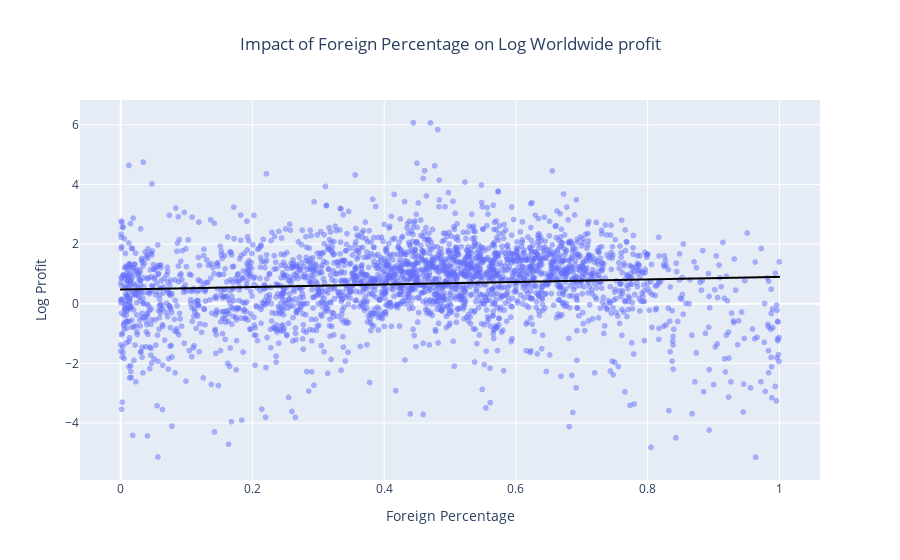

Write notebook code for a chart like this one.
### Code cell
df_profitabilty = df.copy(deep=True)

df_profitabilty = df_profitabilty.rename(columns={'Worldwide_profit': 'Worldwide profit', 'Foreign_Percentage': 'Foreign Percentage'})
#df_profitabilty = df_profitabilty[df_profitabilty['Worldwide profit'] < 10]
df_profitabilty['Log Profit'] = np.log(df_profitabilty['Worldwide profit'])

fig = px.scatter(
    df_profitabilty,
    x='Foreign Percentage', 
    y='Log Profit',  # Multiple series in scatter plot
    title='Log Profit vs Foreign Percentage',
    labels={'value': 'Percentage', 'variable': 'Type'},  # Label axes and legend
    trendline="ols"
)

fig.update_traces(marker=dict(opacity=0.5))
fig.update_layout(title=dict(text="Impact of Foreign Percentage on Log Worldwide profit", x=0.5, xanchor='center'))
fig.data[1].update(line=dict(color='black'))
# Show the plot
fig.show()

### Figure 1 — Plotly figure (JSON) as saved in the notebook; plotly's stock layout.template omitted (floating-point values rounded to 4 significant figures; data arrays with more than 128 entries replaced by an {"elided": "..."} marker saying what was removed)
{"data": [{"hovertemplate": "Foreign Percentage=%{x}<br>Log Profit=%{y}<extra></extra>", "legendgroup": "", "marker": {"color": "#636efa", "opacity": 0.5, "symbol": "circle"}, "mode": "markers", "name": "", "showlegend": false, "type": "scattergl", "x": {"elided": "2689 float values"}, "xaxis": "x", "y": {"elided": "2689 float values"}, "yaxis": "y"}, {"hovertemplate": "<b>OLS trendline</b><br>Log Profit = 0.424439 * Foreign Percentage + 0.474195<br>R<sup>2</sup>=0.006540<br><br>Foreign Percentage=%{x}<br>Log Profit=%{y} <b>(trend)</b><extra></extra>", "legendgroup": "", "line": {"color": "black"}, "marker": {"color": "#636efa", "opacity": 0.5, "symbol": "circle"}, "mode": "lines", "name": "", "showlegend": false, "type": "scattergl", "x": {"elided": "2689 float values"}, "xaxis": "x", "y": {"elided": "2689 float values"}, "yaxis": "y"}], "layout": {"legend": {"tracegroupgap": 0}, "title": {"text": "Impact of Foreign Percentage on Log Worldwide profit", "x": 0.5, "xanchor": "center"}, "xaxis": {"anchor": "y", "domain": [0, 1], "title": {"text": "Foreign Percentage"}}, "yaxis": {"anchor": "x", "domain": [0, 1], "title": {"text": "Log Profit"}}}}
